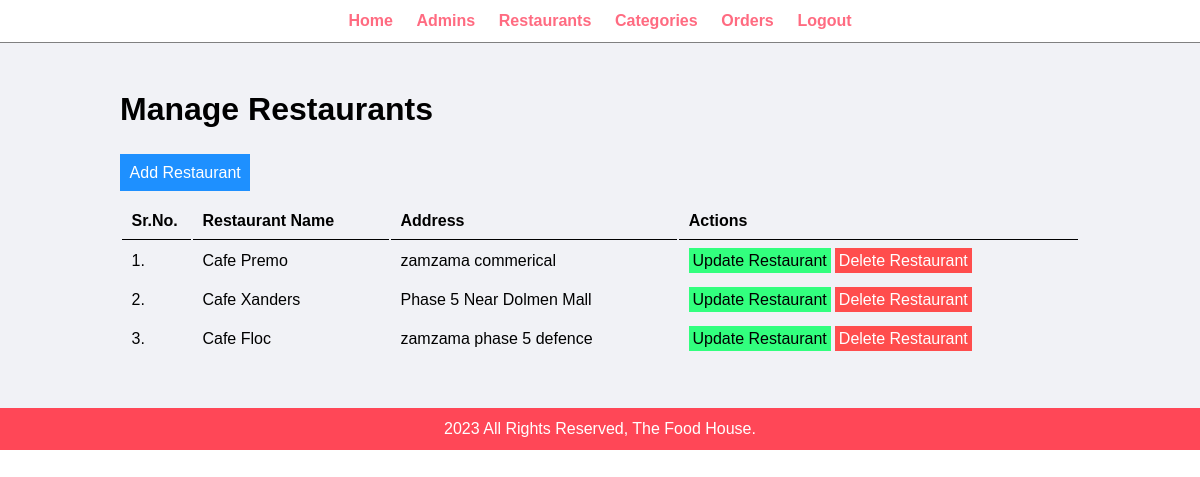
/admin/manage-restaurants.php (signed in), run on an earlier commit of the app's database.
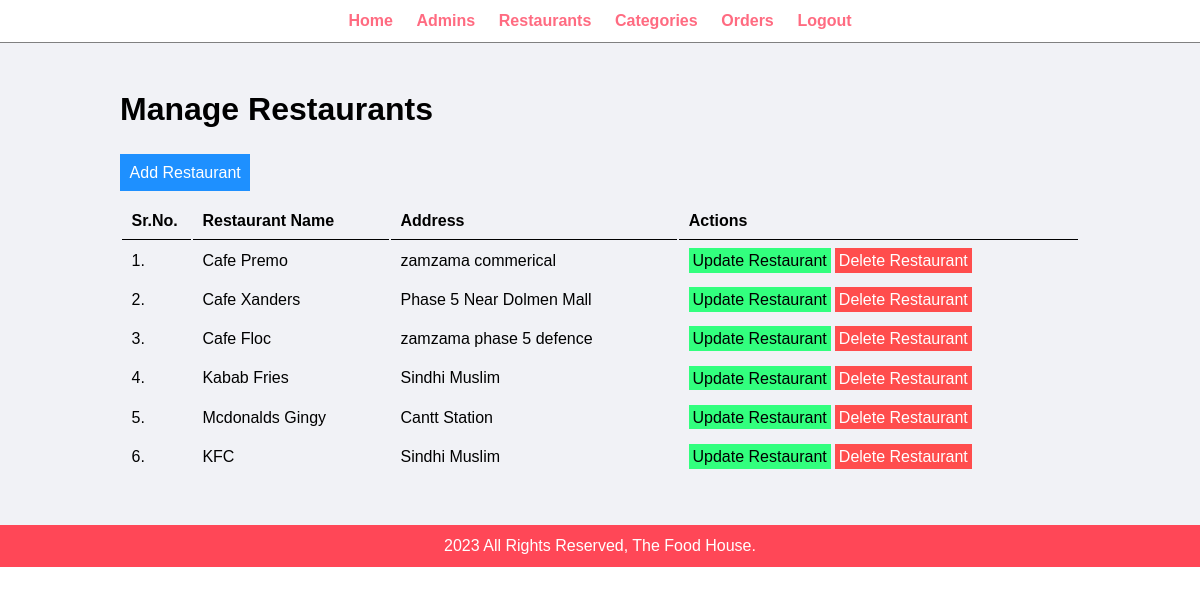
And on a later commit of the database.
### tables this page shows
CREATE TABLE `tbl_restaurants` (
  `ID` int(10) UNSIGNED NOT NULL,
  `Name` varchar(100) NOT NULL,
  `Description` text NOT NULL,
  `Address` varchar(255) NOT NULL,
  `username` varchar(100) NOT NULL,
  `password` varchar(255) NOT NULL,
  `image_name` varchar(255) DEFAULT NULL
);

### admin/manage-restaurants.php (the view, shortened to what this page needs)
<?php include('partials/menu.php') ?>
<div class="main-content">
    <div class="wrapper">
        <h1>Manage Restaurants</h1>
        <br>
        <br>
        <a href="add-restaurant.php" class="btn-primary">Add Restaurant</a>
        <br>
        <br>
        <table class="tbl-full">
            <tr>
                <th>Sr.No.</th>
                <th>Restaurant Name</th>
                <th>Address</th>
                <th>Actions</th>
            </tr>
            <?php
            $sql = 'SELECT * FROM tbl_restaurants';
            $result = mysqli_query($conn, $sql);
            $sn = 1;
            if ($result) {
                if (mysqli_num_rows($result) > 0) {
                    while ($rows = mysqli_fetch_assoc($result)) {
                        $id = $rows['ID'];
                        $name = $rows['Name'];
                        $address = $rows['Address'];
                        ?>
                        <tr>
                            <td>
                                <?php echo $sn++; ?>.
                            </td>
                            <td>
                                <?php echo $name; ?>
                            </td>
                            <td>
                                <?php echo $address; ?>
                            </td>
                            <td>
                                <a href="update-restaurant.php?id=<?php echo $id; ?>" class="btn-secondary">Update Restaurant</a>
                                <a href="delete-restaurant.php?id=<?php echo $id; ?>" class="btn-danger">Delete Restaurant</a>
                            </td>
                        </tr>
                        <?php
                    }
                }
            }
            ?>
        </table>
    </div>
</div>
<?php include('partials/footer.php') ?>

What changed in the data, as far as the page shows it:
added tbl_restaurants: Name "Kabab Fries", Address "Sindhi Muslim"
added tbl_restaurants: Name "Mcdonalds Gingy", Address "Cantt Station"
added tbl_restaurants: Name "KFC", Address "Sindhi Muslim"
